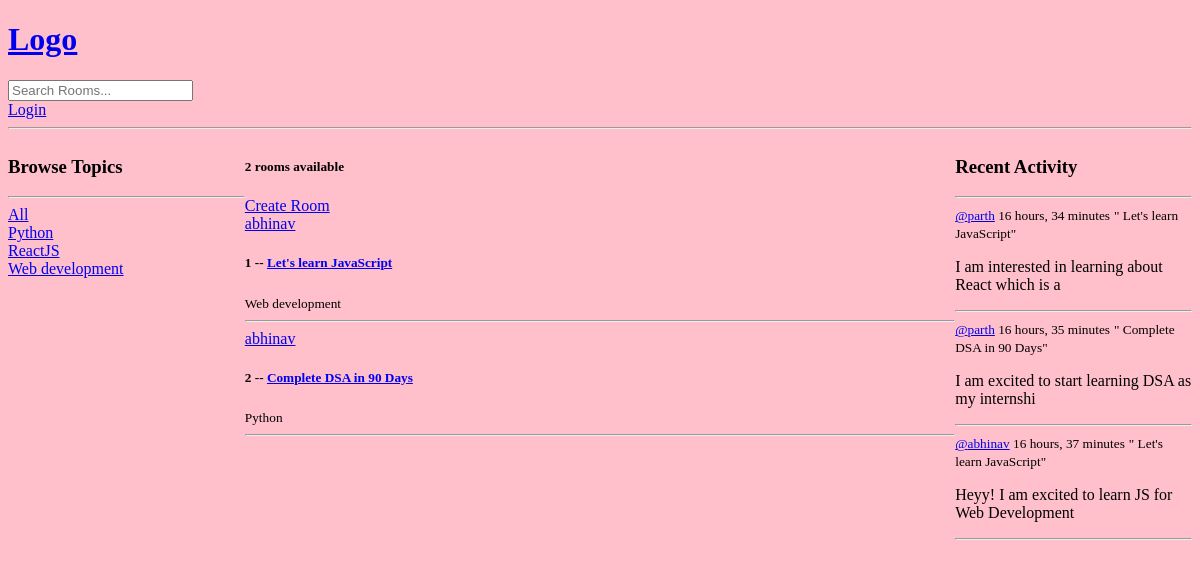
/, run on an earlier commit of the app's database.
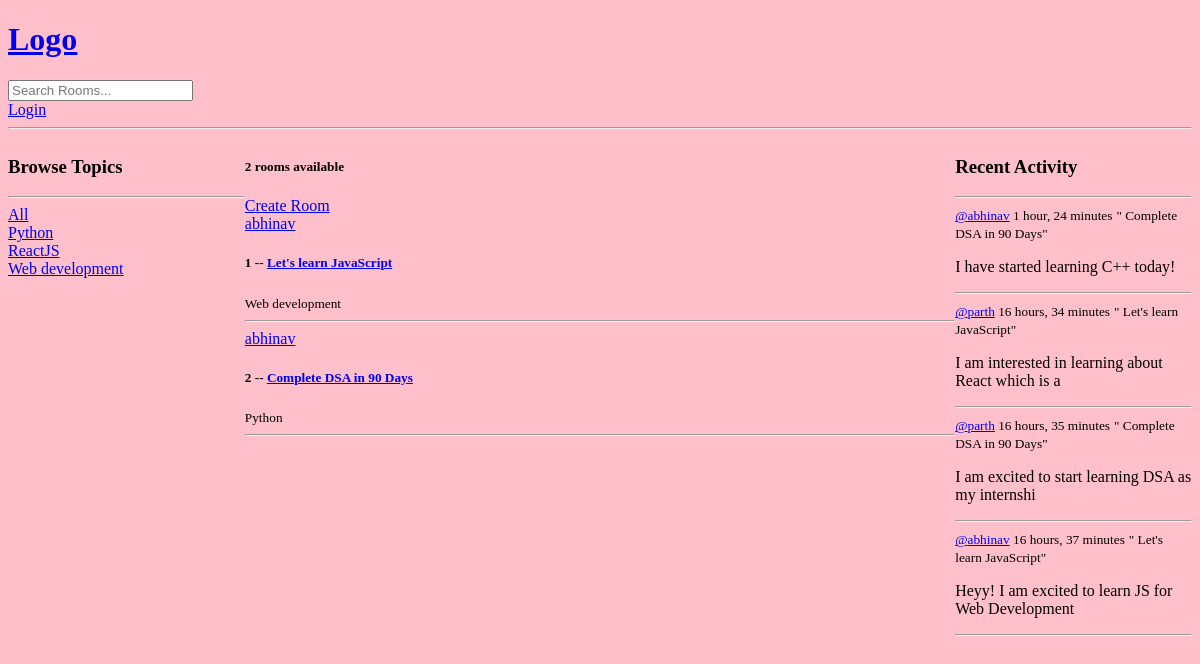
And on a later commit of the database.
### base/models.py (models this page shows, shortened)
class Topic(models.Model):
    name = models.CharField(max_length=200)

class Room(models.Model):
    host = models.ForeignKey(User, null=True, on_delete=models.SET_NULL)
    topic = models.ForeignKey(Topic, null=True, on_delete=models.SET_NULL)
    name = models.CharField(max_length=200)
    description = models.TextField(null=True, blank=True)
    participants = models.ManyToManyField(User, related_name='participants', blank=True)
    updated = models.DateTimeField(auto_now=True)
    created = models.DateTimeField(auto_now_add=True)
    class Meta:
        ordering = ['-updated', '-created']
    def __str__(self):
        return self.name

class Message(models.Model):
    user = models.ForeignKey(User, on_delete=models.CASCADE)
    room = models.ForeignKey(Room, on_delete=models.CASCADE)
    body = models.TextField()
    updated = models.DateTimeField(auto_now=True)
    created = models.DateTimeField(auto_now_add=True)
    class Meta:
        ordering = ['-updated', '-created']
    def __str__(self):
        return self.body[0:50]

### base/views.py (the view)
# urls.py: path('', views.home, name='home'),
def home(request):
    q = request.GET.get('q') if request.GET.get('q') != None else ''
    rooms = Room.objects.filter(Q(topic__name__icontains=q) | Q(name__icontains=q) | Q(description__icontains=q))
    topics = Topic.objects.all()
    room_count = rooms.count()
    room_messages = Message.objects.filter(Q(room__topic__name__icontains=q))
    context = {'rooms': rooms, 'topics': topics, 'room_count': room_count, 'room_messages': room_messages}
    return render(request, 'base/home.html', context)

### base/templates/base/home.html (shortened to what this page needs)
{% extends 'main.html' %}
{% block content %}
<div class="home-container">
    <div>
        {% include 'base/topics_component.html' %}
    </div>
    <div>
        <h5>{{room_count}} rooms available</h5>
        <a href="{% url 'create-room' %}"> Create Room </a>
        {% include 'base/feed_component.html' %}
    </div>
    <div>
        {% include 'base/activity_component.html' %}
    </div>
</div>
{% endblock %}

### base/templates/base/topics_component.html
<h3>Browse Topics</h3>
        <hr>
        <div>
            <a href="{% url 'home' %}">All</a>
        </div>
        {% for topic in topics %}
            <div>
                <a href="{% url 'home' %}?q={{topic.name}}">{{topic.name}}</a>
            </div>
        {% endfor %}

### base/templates/base/feed_component.html (shortened to what this page needs)
<div>
    {% for room in rooms %}
        <div>
            <a href="{% url 'user-profile' room.host.id %}">{{room.host.username}}</a>
            <h5>{{room.id}} -- <a href="{% url 'room' room.id %}">{{room.name}}</a></h5>
            <small>{{room.topic.name}}</small>
            <hr>
        </div>
    {% endfor %}
</div>

### base/templates/base/activity_component.html (shortened to what this page needs)
    <h3>Recent Activity</h3>
        <hr>
        {% for message in room_messages %}
            <div>
                <small><a href="{% url 'user-profile' message.user.id %}">@{{message.user}}</a> {{message.created|timesince}}</small>
                <small>" {{message.room}}"</small>
                <p>{{message}}</p>
                <hr>
            </div>
        {% endfor %}

What changed in the data, as far as the page shows it:
added Message: user "abhinav", created "1 hour, 24 minutes", room "Complete DSA in 90 Days", body "I have started learning C++ today!"
